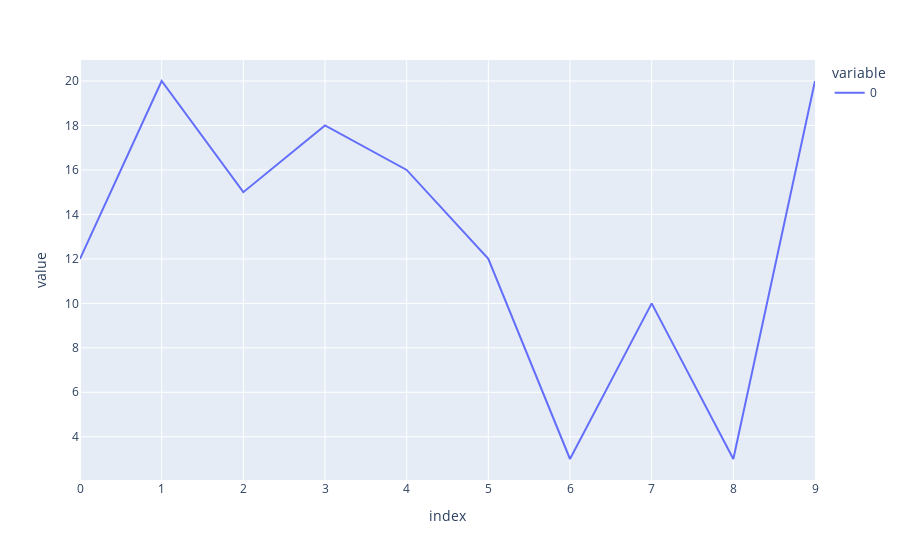

The code cell stored with this chart in its notebook:
### Markdown cell above
# Using Plotly and Numpy

### Code cell
# import packages 
import plotly.express as px 
import numpy as np 

# create data 
x = np.array([12,20,15,18,16,12,3,10,3,20])

# plot 
fig = px.line(x)
fig.show()

### Figure 1 — Plotly figure (JSON) as saved in the notebook; plotly's stock layout.template omitted (floating-point values rounded to 4 significant figures)
{"data": [{"hovertemplate": "variable=0<br>index=%{x}<br>value=%{y}<extra></extra>", "legendgroup": "0", "line": {"color": "#636efa", "dash": "solid"}, "marker": {"symbol": "circle"}, "mode": "lines", "name": "0", "orientation": "v", "showlegend": true, "type": "scatter", "x": [0, 1, 2, 3, 4, 5, 6, 7, 8, 9], "xaxis": "x", "y": [12, 20, 15, 18, 16, 12, 3, 10, 3, 20], "yaxis": "y"}], "layout": {"autosize": true, "legend": {"title": {"text": "variable"}, "tracegroupgap": 0}, "margin": {"t": 60}, "xaxis": {"anchor": "y", "autorange": true, "domain": [0, 1], "range": [0, 9], "title": {"text": "index"}, "type": "linear"}, "yaxis": {"anchor": "x", "autorange": true, "domain": [0, 1], "range": [2.056, 20.94], "title": {"text": "value"}, "type": "linear"}}}
